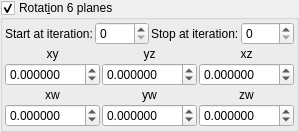
    <widget class="MyGroupBox" name="groupCheck_transf_function_enabledR_false">
     <property name="toolTip">
      <string/>
     </property>
     <property name="title">
      <string>Rotat&amp;ion 6 planes</string>
     </property>
     <property name="checkable">
      <bool>true</bool>
     </property>
     <layout class="QVBoxLayout" name="verticalLayout_31" stretch="0,0,0">
      <property name="spacing">
       <number>2</number>
      </property>
      <property name="leftMargin">
       <number>2</number>
      </property>
      <property name="topMargin">
       <number>2</number>
      </property>
      <property name="rightMargin">
       <number>2</number>
      </property>
      <property name="bottomMargin">
       <number>2</number>
      </property>
      <item>
       <layout class="QGridLayout" name="gridLayout_66">
        <property name="spacing">
         <number>2</number>
        </property>
        <item row="0" column="1">
         <widget class="MySpinBox" name="spinboxInt_transf_start_iterations_R">
          <property name="sizePolicy">
           <sizepolicy hsizetype="Minimum" vsizetype="Maximum">
            <horstretch>0</horstretch>
            <verstretch>0</verstretch>
           </sizepolicy>
          </property>
          <property name="maximum">
           <number>999</number>
          </property>
         </widget>
        </item>
        <item row="0" column="0">
         <widget class="QLabel" name="label_249">
          <property name="text">
           <string>Start at iteration:</string>
          </property>
         </widget>
        </item>
        <item row="0" column="2">
         <widget class="QLabel" name="label_248">
          <property name="text">
           <string>Stop at iteration:</string>
          </property>
         </widget>
        </item>
        <item row="0" column="3">
         <widget class="MySpinBox" name="spinboxInt_transf_stop_iterations_R">
          <property name="sizePolicy">
           <sizepolicy hsizetype="Minimum" vsizetype="Maximum">
            <horstretch>0</horstretch>
            <verstretch>0</verstretch>
           </sizepolicy>
          </property>
          <property name="maximum">
           <number>999</number>
          </property>
         </widget>
        </item>
       </layout>
      </item>
      <item>
       <layout class="QGridLayout" name="gridLayout_11">
        <property name="spacing">
         <number>2</number>
        </property>
        <item row="2" column="0">
         <widget class="MyDoubleSpinBox" name="spinboxd3_transf_rotation44a_x">
          <property name="sizePolicy">
           <sizepolicy hsizetype="Minimum" vsizetype="Maximum">
            <horstretch>0</horstretch>
            <verstretch>0</verstretch>
           </sizepolicy>
          </property>
          <property name="prefix">
           <string/>
          </property>
          <property name="suffix">
           <string/>
          </property>
          <property name="decimals">
           <number>6</number>
          </property>
          <property name="minimum">
           <double>-180.000000000000000</double>
          </property>
          <property name="maximum">
           <double>180.000000000000000</double>
          </property>
          <property name="singleStep">
           <double>1.000000000000000</double>
          </property>
         </widget>
        </item>
        <item row="1" column="0">
         <widget class="QLabel" name="label_40">
          <property name="text">
           <string notr="true">xy</string>
          </property>
          <property name="alignment">
           <set>Qt::AlignCenter</set>
          </property>
         </widget>
        </item>
        <item row="2" column="1">
         <widget class="MyDoubleSpinBox" name="spinboxd3_transf_rotation44a_y">
          <property name="sizePolicy">
           <sizepolicy hsizetype="Minimum" vsizetype="Maximum">
            <horstretch>0</horstretch>
            <verstretch>0</verstretch>
           </sizepolicy>
          </property>
          <property name="prefix">
           <string/>
          </property>
          <property name="suffix">
           <string/>
          </property>
          <property name="decimals">
           <number>6</number>
          </property>
          <property name="minimum">
           <double>-180.000000000000000</double>
          </property>
          <property name="maximum">
           <double>180.000000000000000</double>
          </property>
          <property name="singleStep">
           <double>1.000000000000000</double>
          </property>
         </widget>
        </item>
        <item row="1" column="2">
         <widget class="QLabel" name="label_37">
          <property name="text">
           <string notr="true">xz</string>
          </property>
          <property name="alignment">
           <set>Qt::AlignCenter</set>
          </property>
         </widget>
        </item>
        <item row="2" column="2">
         <widget class="MyDoubleSpinBox" name="spinboxd3_transf_rotation44a_z">
          <property name="sizePolicy">
           <sizepolicy hsizetype="Minimum" vsizetype="Maximum">
            <horstretch>0</horstretch>
            <verstretch>0</verstretch>
           </sizepolicy>
          </property>
          <property name="prefix">
           <string/>
          </property>
          <property name="suffix">
           <string/>
          </property>
          <property name="decimals">
           <number>6</number>
          </property>
          <property name="minimum">
           <double>-180.000000000000000</double>
          </property>
          <property name="maximum">
           <double>180.000000000000000</double>
          </property>
          <property name="singleStep">
           <double>1.000000000000000</double>
          </property>
         </widget>
        </item>
        <item row="1" column="1">
         <widget class="QLabel" name="label_38">
          <property name="text">
           <string notr="true">yz</string>
          </property>
          <property name="alignment">
           <set>Qt::AlignCenter</set>
          </property>
         </widget>
        </item>
       </layout>
      </item>
      <item>
       <layout class="QGridLayout" name="gridLayout_14">
        <property name="spacing">
         <number>2</number>
        </property>
        <item row="1" column="1">
         <widget class="QLabel" name="label_49">
          <property name="text">
           <string notr="true">yw</string>
          </property>
          <property name="alignment">
           <set>Qt::AlignCenter</set>
          </property>
         </widget>
        </item>
        <item row="2" column="1">
         <widget class="MyDoubleSpinBox" name="spinboxd3_transf_rotation44b_y">
          <property name="sizePolicy">
           <sizepolicy hsizetype="Minimum" vsizetype="Maximum">
            <horstretch>0</horstretch>
            <verstretch>0</verstretch>
           </sizepolicy>
          </property>
          <property name="prefix">
           <string/>
          </property>
          <property name="suffix">
           <string/>
          </property>
          <property name="decimals">
           <number>6</number>
          </property>
          <property name="minimum">
           <double>-180.000000000000000</double>
          </property>
          <property name="maximum">
           <double>180.000000000000000</double>
          </property>
          <property name="singleStep">
           <double>1.000000000000000</double>
          </property>
         </widget>
        </item>
        <item row="2" column="0">
         <widget class="MyDoubleSpinBox" name="spinboxd3_transf_rotation44b_x">
          <property name="sizePolicy">
           <sizepolicy hsizetype="Minimum" vsizetype="Maximum">
            <horstretch>0</horstretch>
            <verstretch>0</verstretch>
           </sizepolicy>
          </property>
          <property name="prefix">
           <string/>
          </property>
          <property name="suffix">
           <string/>
          </property>
          <property name="decimals">
           <number>6</number>
          </property>
          <property name="minimum">
           <double>-180.000000000000000</double>
          </property>
          <property name="maximum">
           <double>180.000000000000000</double>
          </property>
          <property name="singleStep">
           <double>1.000000000000000</double>
          </property>
         </widget>
        </item>
        <item row="1" column="2">
         <widget class="QLabel" name="label_48">
          <property name="text">
           <string notr="true">zw</string>
          </property>
          <property name="alignment">
           <set>Qt::AlignCenter</set>
          </property>
         </widget>
        </item>
        <item row="1" column="0">
         <widget class="QLabel" name="label_50">
          <property name="text">
           <string notr="true">xw</string>
          </property>
          <property name="alignment">
           <set>Qt::AlignCenter</set>
          </property>
         </widget>
        </item>
        <item row="2" column="2">
         <widget class="MyDoubleSpinBox" name="spinboxd3_transf_rotation44b_z">
          <property name="sizePolicy">
           <sizepolicy hsizetype="Minimum" vsizetype="Maximum">
            <horstretch>0</horstretch>
            <verstretch>0</verstretch>
           </sizepolicy>
          </property>
          <property name="prefix">
           <string/>
          </property>
          <property name="suffix">
           <string/>
          </property>
          <property name="decimals">
           <number>6</number>
          </property>
          <property name="minimum">
           <double>-180.000000000000000</double>
          </property>
          <property name="maximum">
           <double>180.000000000000000</double>
          </property>
          <property name="singleStep">
           <double>1.000000000000000</double>
          </property>
         </widget>
        </item>
       </layout>
      </item>
     </layout>
    </widget>
